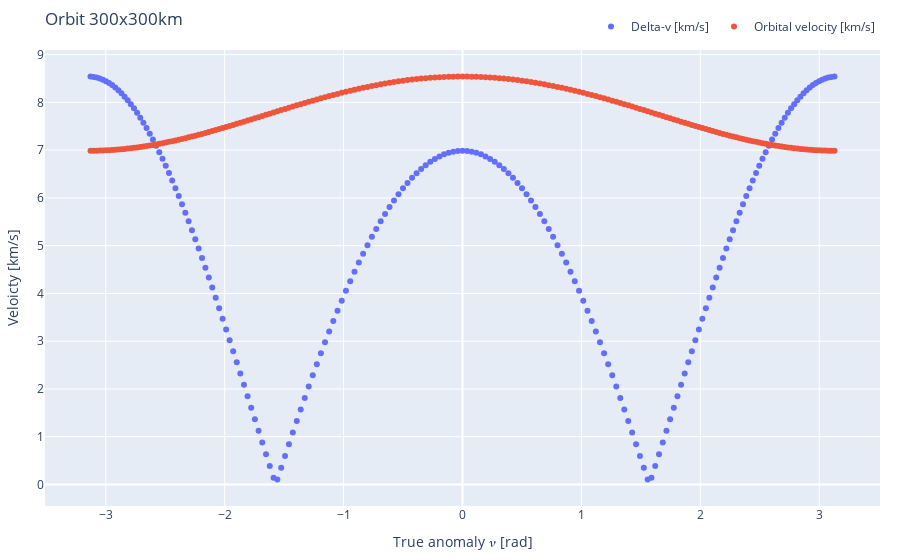

Write notebook code for a chart like this one.
### Code cell
import plotly.express as px
import plotly.graph_objs as go
import numpy as np

# y - blue - orbital velocity [km/s]
# y2 - red - delta-v cost for inclination change [km/s]

# Note the lowest cost is when the object passes lines of apides (i.e. in the middle between apoapsis and periapsis)

nu_tbl = []
v_tbl = []
dv_tbl = []
for v,t,nu,argp, dv in vel:
    nu_tbl.append(nu.value)
    v_tbl.append(v.value)
    dv_tbl.append(abs(dv.value))

fig = go.Figure()
fig.add_trace(go.Scatter(x = nu_tbl, y = dv_tbl, mode="markers", name="Delta-v [km/s]"))
fig.add_trace(go.Scatter(x = nu_tbl, y = v_tbl, mode="markers", name="Orbital velocity [km/s]"))

# Update legend to show at the top
fig.update_layout(legend=dict(
    orientation="h",
    yanchor="bottom",
    y=1.02,
    xanchor="right",
    x=1
), xaxis_title="True anomaly 𝜈 [rad]", yaxis_title="Veloicty [km/s]", title="Orbit 300x300km", margin=dict(l=20, r=20, t=20, b=20))

fig.show()

### Figure 1 — Plotly figure (JSON) as saved in the notebook; plotly's stock layout.template omitted (floating-point values rounded to 4 significant figures; data arrays with more than 128 entries replaced by an {"elided": "..."} marker saying what was removed)
{"data": [{"mode": "markers", "name": "Delta-v [km/s]", "type": "scatter", "x": {"elided": "199 float values"}, "y": {"elided": "199 float values"}}, {"mode": "markers", "name": "Orbital velocity [km/s]", "type": "scatter", "x": {"elided": "199 float values"}, "y": {"elided": "199 float values"}}], "layout": {"legend": {"orientation": "h", "x": 1, "xanchor": "right", "y": 1.02, "yanchor": "bottom"}, "margin": {"b": 20, "l": 20, "r": 20, "t": 20}, "title": {"text": "Orbit 300x300km"}, "xaxis": {"title": {"text": "True anomaly 𝜈 [rad]"}}, "yaxis": {"title": {"text": "Veloicty [km/s]"}}}}
